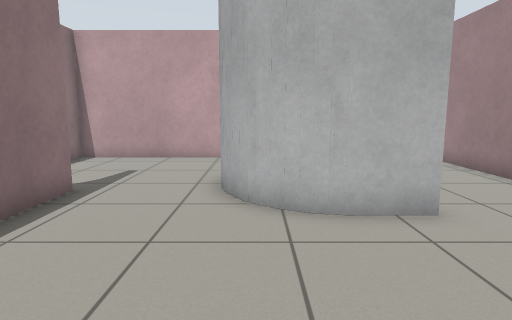
view 1 (above)

16 first-person views from a walk through a robot-simulator world made for Gazebo. The camera is 0.9 m above the floor, tilts 8° down and sees 75° across. The floor is counted in squares, 0.5 m on a side. Each view is taken from the middle of a square. On the plan, view 1 faces up. The plan holds only what a view shows up to about 17 squares ahead; the rest is blank.

view 2
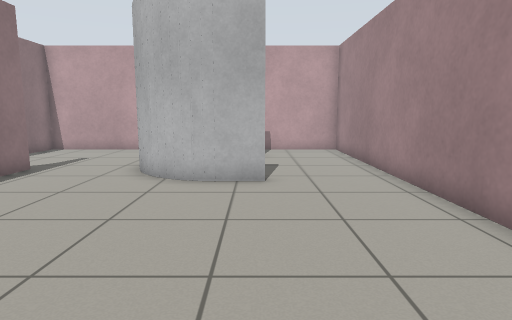

view 3
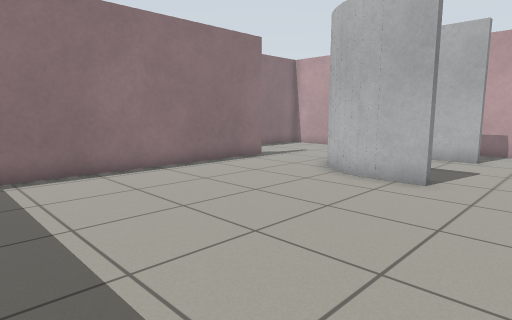

view 4
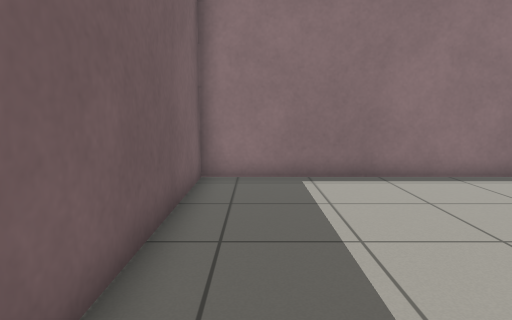

view 5
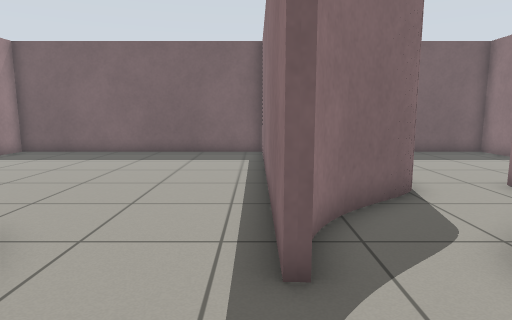

view 6
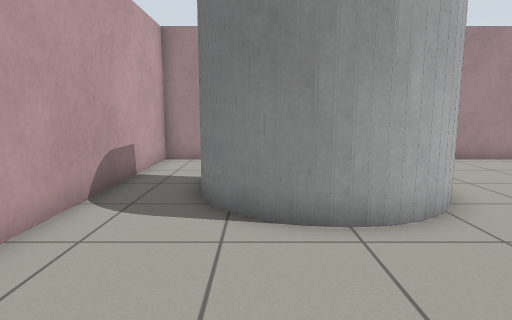

view 7
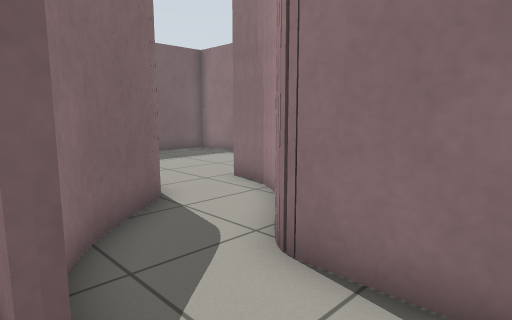

view 8
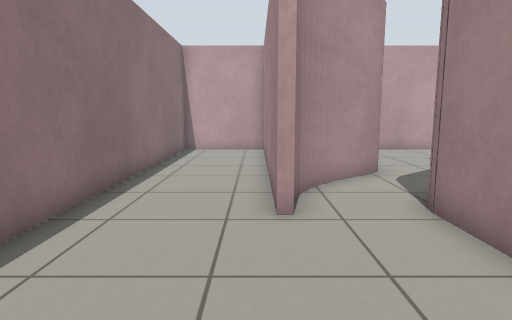

view 9
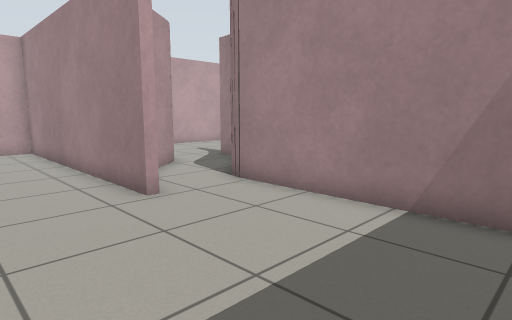

view 10
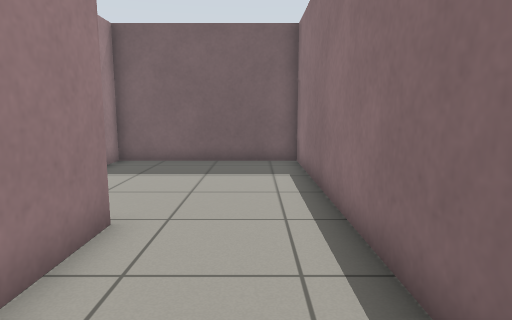

view 11
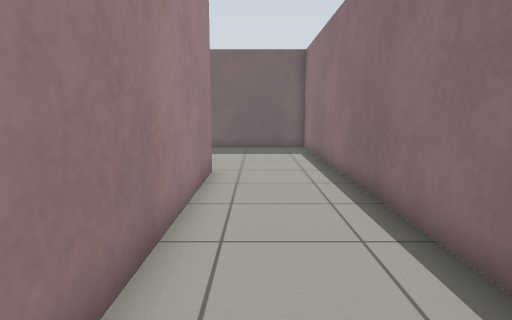

view 12
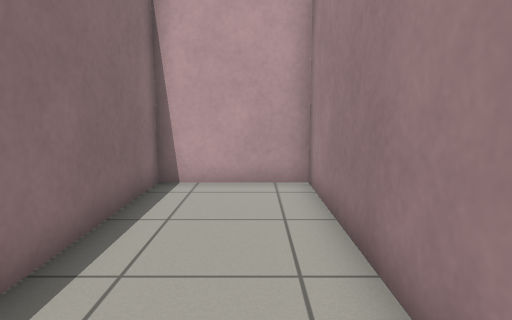

view 13
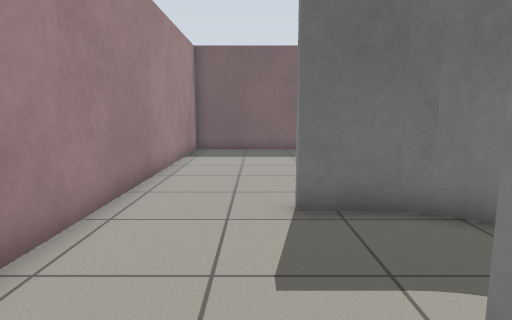

view 14
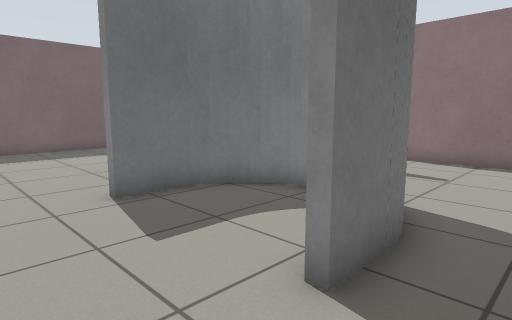

view 15
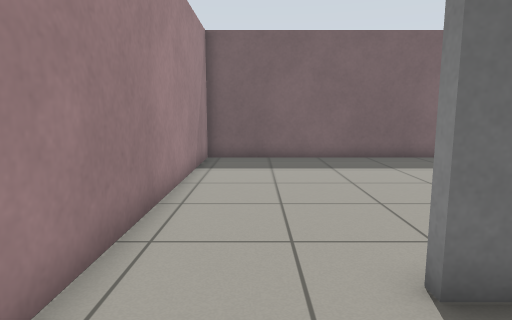

view 16
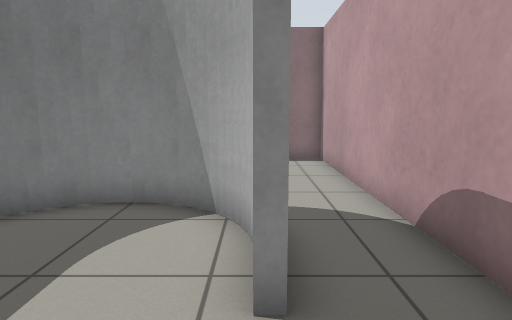

### Floor plan
Key: @ floor where view 1 was taken; # wall or solid block; . floor; G goal.
Columns run from 15 left of view 1 to 7 right of it. Each row starts with its distance up from view 1.
 14 ######  ###############
 13 #....#  #.............#
 12 #....#  #.............#
 11 #....#  #......GGGG...#
 10 #....#  #......G......#
  9 #....#  #.....G.......#
  8 #....# ##.....G.......#
  7 #....###...#...G......#
  6 #....##...##...GGGG...#
  5 #....#...##...........#
  4 #....#..###...........#
  3 #....#.## #...........#
  2 #......#  #...........#
  1 #......#  #...........#
  0 #......#  #....@......#
 -1 #......#  #...........#
 -2 #......#  #...........#
 -3 #......#  #...........#
 -4 #......#  #...........#
 -5 ########  #############

Positions as (right, up) in squares from view 1, and headings:
1: (0, 0), facing up
2: (3, -3), facing up
3: (6, -3), facing up-left
4: (5, -3), facing left
5: (-4, 11), facing down
6: (-6, 10), facing right
7: (-4, 10), facing down-left
8: (-11, -3), facing up
9: (-14, -4), facing up-right
10: (-13, 8), facing down
11: (-12, 13), facing down
12: (-12, 5), facing up
13: (4, 12), facing down
14: (6, 13), facing down-left
15: (5, 9), facing down
16: (6, 11), facing left
